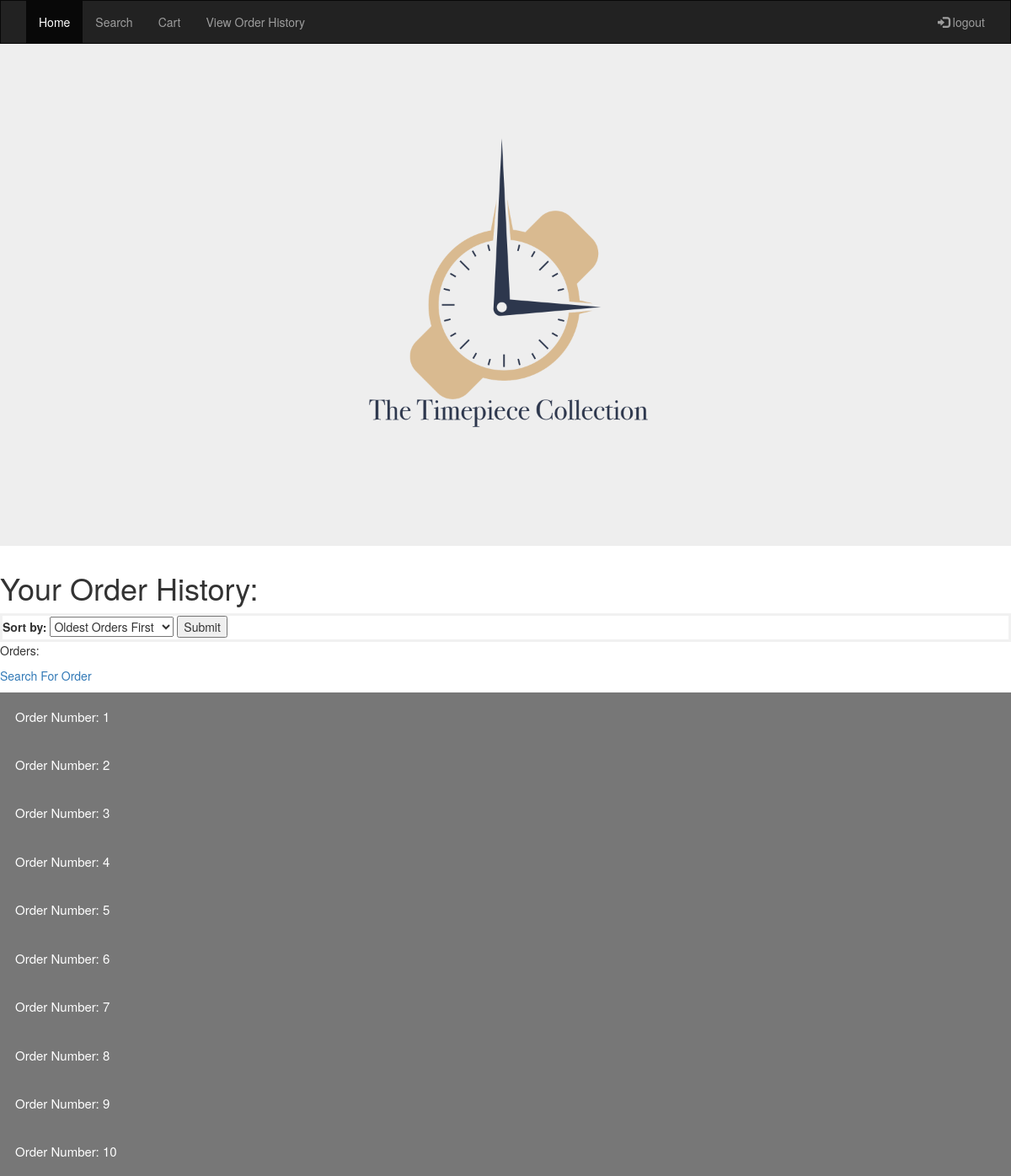
The app's page /prev_orders (signed in) with its own data.
### tables this page shows
CREATE TABLE customerOrder (
  id            varchar(50) not null,
  orderNumber   int(4) not null,
  cost          decimal(15,2) not null,
  pdate         date,
  FOREIGN KEY (id) REFERENCES customer(username),
  PRIMARY KEY (id, orderNumber)
);

### main.py (the view, shortened to what this page needs)
@app.route('/prev_orders', methods=['GET', 'POST'])
def prev_orders():
    connection = sqlite3.connect("myDatabase.db")
    connection.row_factory = sqlite3.Row
    cursor = connection.cursor()
    cursor.execute("SELECT * FROM customerOrder WHERE id=?",
                   (session['username'], ))
    history = cursor.fetchall()
    cursor.execute("SELECT * FROM itemsOrdered WHERE id=?", (session['username'],))
    items = cursor.fetchall()
    return render_template("prev_orders.html", history=history, items = items)

### templates/prev_orders.html (shortened to what this page needs)
<!DOCTYPE html>
<html lang="en">
<head>
  <link rel="stylesheet" href="/static/styles.css">
  <link rel="stylesheet" href="https://maxcdn.bootstrapcdn.com/bootstrap/3.4.1/css/bootstrap.min.css">
  <link rel="stylesheet" href="https://maxcdn.bootstrapcdn.com/bootstrap/3.4.1/css/bootstrap.min.css">
</head>
<body>
  <nav class="navbar navbar-inverse">
    <div class="container-fluid">
      <div class="collapse navbar-collapse" id="myNavbar">
        <ul class="nav navbar-nav">
          <li class="active"><a href="/loggedin">Home</a></li>
          <li><a href="/search">Search</a></li>
          <li><a href="/view_cart">Cart</a></li>
          <li><a href="/prev_orders">View Order History</a></li>
        </ul>
        <ul class="nav navbar-nav navbar-right">
          <li><a href="/logout"><span class="glyphicon glyphicon-log-in"></span> logout</a></li>
        </ul>
      </div>
    </div>
  </nav>
  <div class="jumbotron text-center">
    <img src="/static/logo2.png" alt="Logo" class="img2">
  </div>
  <h1>Your Order History:</h1>
  <form action = "/prev_orders" method = "POST">
    <label for="sort">Sort by:</label>
    <select id="sort" name="sort">
      <option value="incDate">Oldest Orders First</option>
    </select>
    <input type="submit">
  </form>
    <p>Orders:</p>
    <p><a href="/searchPrevOrder">Search For Order</a></p>
    {% for x in history %}
      <button class="collapsible">Order Number: {{ x[1] }}</button>
    {% endfor %}
</body>
</html>

### static/styles.css (style rules this page uses)
img.img2 { width: auto; height: 500px; }
form { border: 3px solid #f1f1f1; }
button { background-color: #04AA6D; color: white; padding: 14px 20px; margin: 8px 0; border: none; cursor: pointer; width: 100%; }

### templates/prev_orders.html (style rules this page uses)
.navbar { margin-bottom: 0; border-radius: 0; }
.collapsible { background-color: #777; color: white; cursor: pointer; padding: 18px; width: 100%; border: none; text-align: left; outline: none; font-size: 15px; }
.active, .collapsible:hover { background-color: #555; }

### records on screen
customerOrder: orderNumber "1"
customerOrder: orderNumber "2"
customerOrder: orderNumber "3"
customerOrder: orderNumber "4"
customerOrder: orderNumber "5"
customerOrder: orderNumber "6"
customerOrder: orderNumber "7"
customerOrder: orderNumber "8"
customerOrder: orderNumber "9"
customerOrder: orderNumber "10"
